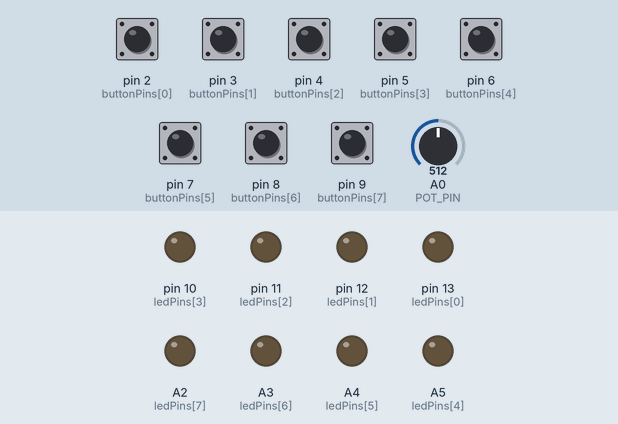
Simulated run of this sketch. Board: Arduino Uno, built with avr-gcc and run on an emulated ATmega328P. Shown: output pins drawn as LEDs (lit = HIGH). The test bench sets the inputs (shaded band); at power-on: pin 2 (buttonPins[0]), pin 3 (buttonPins[1]), pin 4 (buttonPins[2]), pin 5 (buttonPins[3]), pin 6 (buttonPins[4]), pin 7 (buttonPins[5]), pin 8 (buttonPins[6]), pin 9 (buttonPins[7]) HIGH, A0 (POT_PIN) = 512. What the sketch prints to the serial monitor is not drawn.

Above: at 1.2 s.
1.3 s: pin 2 (buttonPins[0]) pulled LOW for 0.15 s
At 1.31 s:
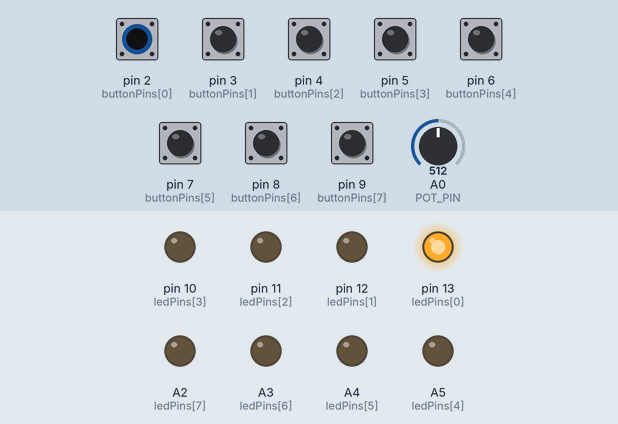
2.9 s: pin 3 (buttonPins[1]) pulled LOW for 0.15 s
At 2.91 s:
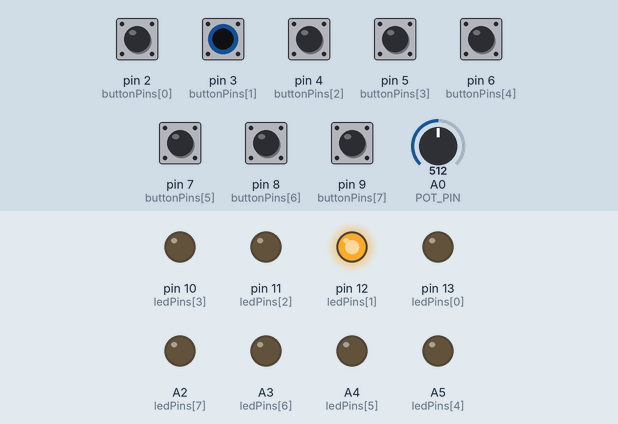
4.5 s: pin 4 (buttonPins[2]) pulled LOW for 0.15 s
At 4.51 s:
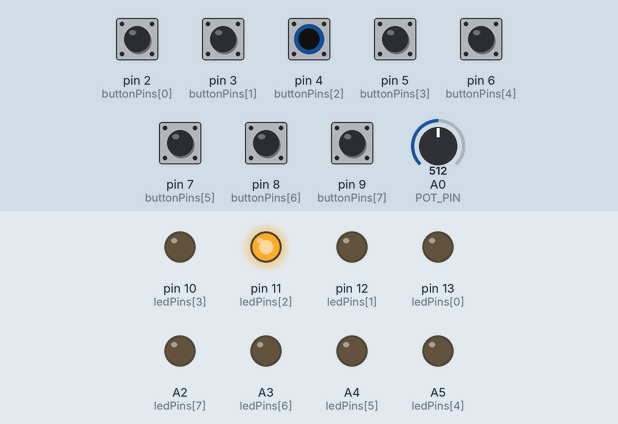
6.1 s: pin 5 (buttonPins[3]) pulled LOW for 0.15 s
At 6.11 s:
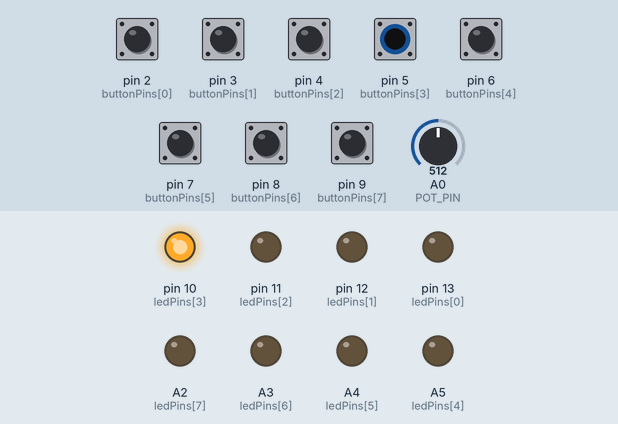
7.7 s: pin 6 (buttonPins[4]) pulled LOW for 0.15 s
At 7.71 s:
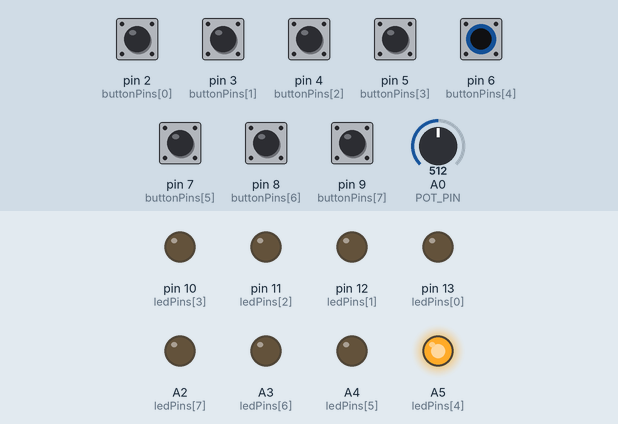
9.3 s: pin 7 (buttonPins[5]) pulled LOW for 0.15 s
At 9.31 s:
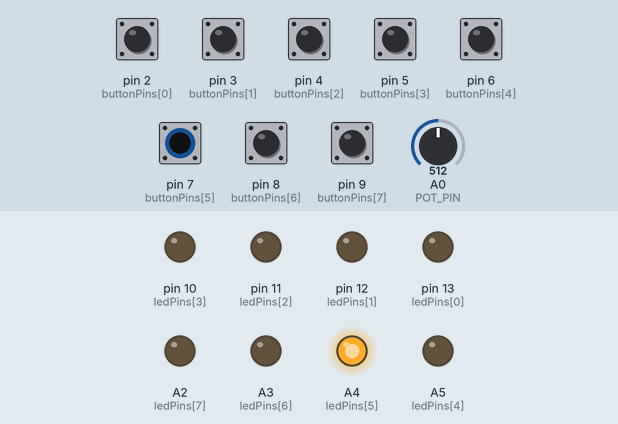
Timing chart, 0 to 11.9 s (numbered marks = the images above; inputs shaded):
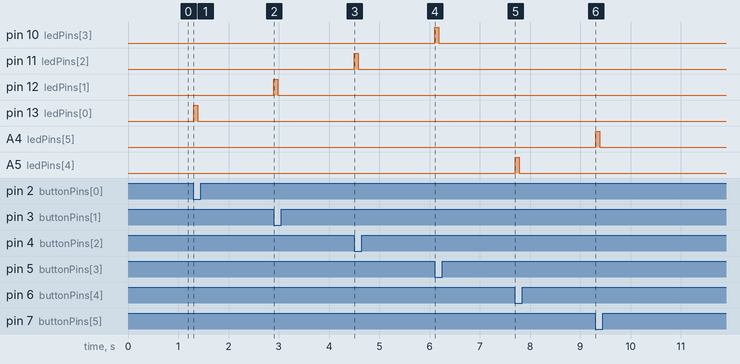

Measured:
- after the input at 1.3 s, pin 13 (ledPins[0]): LOW → HIGH at once, → LOW 0.08 s later
- after the input at 2.9 s, pin 12 (ledPins[1]): LOW → HIGH at once, → LOW 0.08 s later
- after the input at 4.5 s, pin 11 (ledPins[2]): LOW → HIGH at once, → LOW 0.08 s later
- after the input at 6.1 s, pin 10 (ledPins[3]): LOW → HIGH at once, → LOW 0.08 s later
- after the input at 7.7 s, A5 (ledPins[4]): LOW → HIGH at once, → LOW 0.08 s later
- after the input at 9.3 s, A4 (ledPins[5]): LOW → HIGH at once, → LOW 0.08 s later

The sketch:

nativeMIDI.ino
```cpp
// === 8-PAD MIDI CONTROLLER - NATIVE MIDI ===
// Sends actual MIDI bytes (no bridge software needed!)

const int NUM_PADS = 8;

// Button pins (D2-D9)
const int buttonPins[NUM_PADS] = {2, 3, 4, 5, 6, 7, 8, 9};

// LED pins
const int ledPins[NUM_PADS] = {13, 12, 11, 10, A5, A4, A3, A2};

// MIDI notes - C Major scale
const int midiNotes[NUM_PADS] = {60, 62, 64, 65, 67, 69, 71, 72};

const int POT_PIN = A0;
const int MIDI_CHANNEL = 1;  // MIDI channel 1

bool lastButtonState[NUM_PADS];
bool buttonPressed[NUM_PADS];

const unsigned long LED_ON_MS = 80;

void setup() {
  for (int i = 0; i < NUM_PADS; i++) {
    pinMode(buttonPins[i], INPUT_PULLUP);
    lastButtonState[i] = HIGH;
    buttonPressed[i] = false;
    pinMode(ledPins[i], OUTPUT);
    digitalWrite(ledPins[i], LOW);
  }

  Serial.begin(31250);  // MIDI baud rate
}

void sendMIDI(byte command, byte data1, byte data2) {
  Serial.write(command);
  Serial.write(data1);
  Serial.write(data2);
}

void loop() {
  int pot = analogRead(POT_PIN);
  int velocity = map(pot, 0, 1023, 30, 127);

  for (int i = 0; i < NUM_PADS; i++) {
    bool currentState = digitalRead(buttonPins[i]);

    if (currentState == LOW && lastButtonState[i] == HIGH && !buttonPressed[i]) {
      buttonPressed[i] = true;

      digitalWrite(ledPins[i], HIGH);

      // Send MIDI Note On (0x90 = Note On, channel 1)
      sendMIDI(0x90, midiNotes[i], velocity);

      delay(LED_ON_MS);
      digitalWrite(ledPins[i], LOW);

      // Send MIDI Note Off (0x80 = Note Off)
      sendMIDI(0x80, midiNotes[i], 0);
    }

    if (currentState == HIGH) {
      buttonPressed[i] = false;
    }

    lastButtonState[i] = currentState;
  }

  delay(5);
}
```
